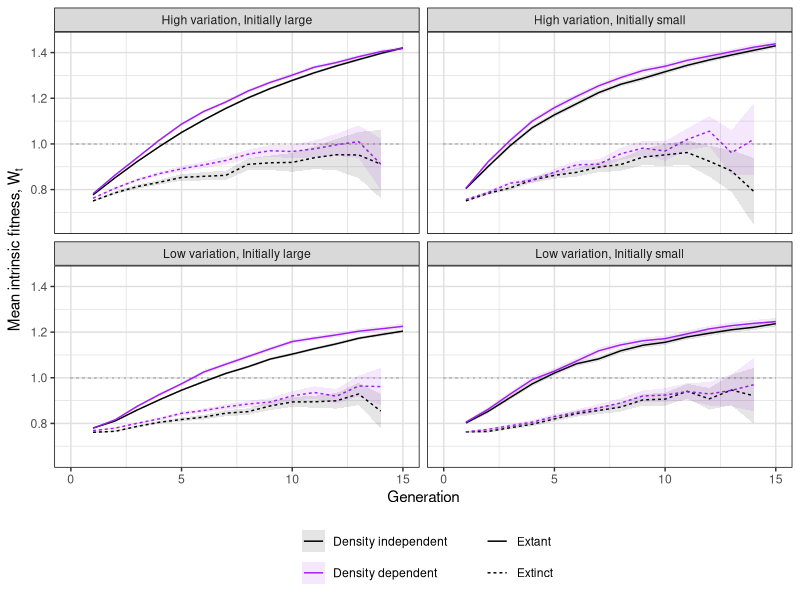

Generate this figure with R: (Note: this script raises an error after producing the figure.)
### Genotypic change figure

# Load packages

library(ggplot2)
library(cowplot)
library(dplyr)
library(tidyr)

# Load data

ext.d = rbind(
  read.csv('simulations/outputs/final_results/a000_hivar_type_ext.csv') %>%
    mutate(low.var = FALSE, ndd = FALSE),
  read.csv('simulations/outputs/final_results/a000_lovar_type_ext.csv') %>%
    mutate(low.var = TRUE, ndd = FALSE),
  read.csv('simulations/outputs/final_results/a035_hivar_type_ext.csv') %>%
    mutate(low.var = FALSE, ndd = TRUE),
  read.csv('simulations/outputs/final_results/a035_lovar_type_ext.csv') %>%
    mutate(low.var = TRUE, ndd = TRUE)
) %>%
  mutate(n.pop0 = factor(n.pop0, labels = c('Initially small', 'Initially large')),
         low.var = factor(low.var, labels = c('High variation', 'Low variation')),
         ndd = factor(ndd, labels = c('Density independent', 'Density dependent')))

# Plot fitness changes

ext.d %>%
  ggplot(aes(x = gen)) +
  geom_segment(
    aes(x = 0, xend = 15, y = 1, yend = 1),
    linetype = 3, colour = 'gray'
  ) +
  geom_line(
    aes(
      y = wbar,
      group = interaction(n.pop0, low.var, ndd, extinct),
      linetype = extinct,
      colour = ndd
    )
  ) +
  geom_ribbon(
    aes(
      ymin = wbar - 2 * sqrt(wvar / n),
      ymax = wbar + 2 * sqrt(wvar / n),
      group = interaction(n.pop0, low.var, ndd, extinct),
      fill = ndd
    ),
    alpha = 0.1
  ) +
  facet_wrap( ~ paste(low.var, reorder(n.pop0, desc(n.pop0)), sep = ', '), ncol = 2) +
  scale_color_manual(values = c('black', 'purple')) +
  scale_fill_manual(values = c('black', 'purple')) +
  scale_linetype(labels = c('Extant', 'Extinct')) +
  labs(x = 'Generation', y = expression(paste('Mean intrinsic fitness, ', W[t]))) +
  guides(colour = guide_legend('', nrow = 2), 
         fill = guide_legend('', nrow = 2), 
         linetype = guide_legend('', nrow = 2)) +
  theme(panel.background = element_rect(fill = 'white'),
        panel.border = element_rect(fill = NA),
        panel.grid = element_line(colour = 'gray88'),
        legend.position = 'bottom',
        strip.background = element_rect(colour = 'black')) +
  ggsave('simulations/analysis_results/figure_drafts/draft_figs/fig_3.pdf',
         height = 5, width = 5)
